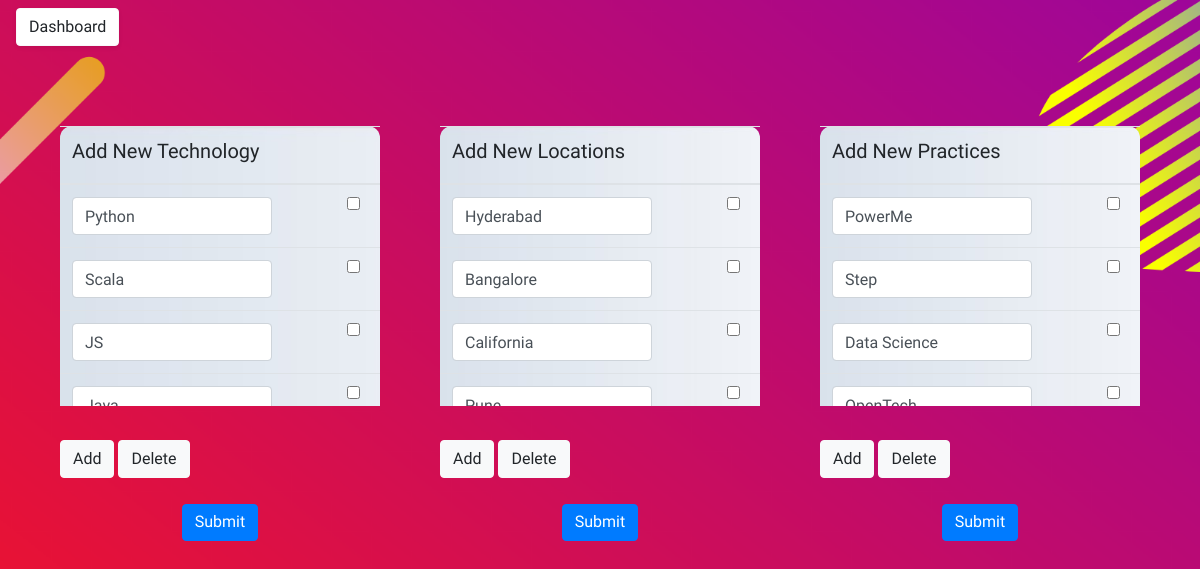
The app's page /add_fields with its own data.
### app/models.py (models this page shows)
class LookupTable(db.Model):
    id = db.Column(db.Integer, primary_key=True, autoincrement=True)
    value = db.Column(db.String(120), index=True)
    field = db.Column(db.String(24), index=True)
    def __repr__(self):
        return '<value : {}><field : {}>'.format(self.value, self.field)

### app/routes.py (the view, shortened to what this page needs)
@app.route('/add_fields', methods=['GET', 'POST'])
def add_fields():
    skills = LookupTable.query.filter_by(field="skill").all()
    loc = LookupTable.query.filter_by(field="location").all()
    pra = LookupTable.query.filter_by(field="practice").all()
    print(skills)
    return render_template('add_fields.html', skills=skills, loc=loc, pra=pra, s=len(skills), l=len(loc), p=len(pra))

### app/templates/add_fields.html (shortened to what this page needs)
{% extends "base.html" %}
{% block content %}
    <div class="container">
        <div class="row">
             <div class="col">
            <form action="" method="post" id="new_tech_form" class="container-fluid">
                <br>
                <div style="height:280px; overflow:auto;" id="tech">
                    <table id="new_tech" class="table table-hover">
                    <thead>
                        <tr>
                          <th><h5>Add New Technology</h5></th>
                          <th></th>
                        </tr>
                    </thead>
                    <tbody>
                    {% for i in range(0,s) %}
                        <tr>
                            <td>
                                <input type="text" class="form-control" name={{"new_tech"+(i+1)|string}} style="width: 200px" value='{{ skills[i].value }}'>
                            </td>
                            <td><input type="checkbox" name="chk"></td>
                        </tr>
                    {% endfor %}
                    </tbody>
                </table>
            </div>
            <br>
            <input style="margin-top: 10px;" type="button" class="btn btn-light" value="Add" onclick="addRow('new_tech')">
            <input style="margin-top: 10px;" type="button" class="btn btn-light" value="Delete" onclick="deleteRow('new_tech')">
            </form>
                 <button style="margin-left:auto;margin-right:auto;display:block;padding-top: 5px;" type="submit" class="btn btn-primary" data-toggle="modal" data-target="#exampleModalTech" name="flag">Submit</button>
             </div>
        <div class="col">
            <form action="" method="post" id="new_loc_form" class="container-fluid">
                <br>
                <div style="height:280px;overflow:auto;">
                    <table id="new_loc" class="table table-hover">
                    <thead id="new_loc_head">
                        <tr>
                          <th><h5>Add New Locations</h5></th>
                          <th></th>
                        </tr>
                    </thead>
                    <tbody>
                    {% for i in range(0,l) %}
                        <tr>
                            <td>
                                <input type="text" class="form-control" name={{"new_tech"+(i+1)|string}} style="width: 200px" value='{{ loc[i].value }}'>
                            </td>
                            <td><input type="checkbox" name="chk"></td>
                        </tr>
                    {% endfor %}
                    </tbody>
                </table>
            </div>
            <br>
            <input style="margin-top: 10px;" type="button" class="btn btn-light" value="Add" onclick="addRow('new_loc')">
            <input style="margin-top: 10px;" type="button" class="btn btn-light" value="Delete" onclick="deleteRow('new_loc')">
            </form>
            <button style="margin-left:auto;margin-right:auto;display:block;padding-top: 5px;" type="submit" class="btn btn-primary"  data-toggle="modal" data-target="#exampleModalLoc" name="flag">Submit</button>
        </div>
        <div class="col">
            <form action="" method="post" id="new_prac_form" class="container-fluid">
                <br>
                <div style="height:280px;overflow:auto;">
                    <table id="new_prac" class="table table-hover">
                    <thead>
                        <tr>
                          <th scope="col"><h5>Add New Practices</h5></th>
                          <th scope="col"></th>
                        </tr>
                    </thead>
                    <tbody>
                    {% for i in range(0,p) %}
                        <tr>
                            <td>
                                <input type="text" class="form-control" name={{"new_tech"+(i+1)|string}} style="width: 200px" value='{{ pra[i].value }}'>
                            </td>
                            <td><input type="checkbox" name="chk"></td>
                        </tr>
                    {% endfor %}
                    </tbody>
                </table>
            </div>
            <br>
            <input style="margin-top: 10px;" type="button" class="btn btn-light" value="Add" onclick="addRow('new_prac')">
            <input style="margin-top: 10px;" type="button" class="btn btn-light" value="Delete" onclick="deleteRow('new_prac')">
            </form>
            <button style="margin-left:auto;margin-right:auto;display:block;padding-top: 5px;" type="submit" class="btn btn-primary"  data-toggle="modal" data-target="#exampleModal" name="flag">Submit</button>
        </div>
        </div>
    </div>
   {% endblock %}

### app/templates/base.html (style rules this page uses)
body { background-size: cover; font-family: 'Cairo', sans-serif; }

### app/templates/add_fields.html (style rules this page uses)
body { background-image: url("static/res/add_emp.png"); }
.container { font-family: 'QuickSand', sans-serif; }
#new_tech_form { border-radius: 12px; width: 100%; height: 90%; }
#new_tech { background-image: url("static/res/bg.jpg"); background-size: cover;background-repeat: no-repeat; border-radius: 12px; width: 100%; height: 90%; }
#new_loc_form { border-radius: 12px; width: 100%; height: 90%; }
#new_loc { background-image: url("static/res/bg.jpg"); background-size: cover;background-repeat: no-repeat; border-radius: 12px; width: 100%; height: 90%; }
#new_prac_form { border-radius: 12px; width: 100%; height: 90%; }
#new_prac { background-image: url("static/res/bg.jpg"); background-size: cover;background-repeat: no-repeat; border-radius: 12px; width: 100%; height: 90%; }

### records on screen
LookupTable: new_tech1 "Python"
LookupTable: value "Scala"
LookupTable: value "JS"
LookupTable: value "Java"
LookupTable: new_tech1 "Hyderabad"
LookupTable: value "Bangalore"
LookupTable: value "California"
LookupTable: value "Pune"
LookupTable: new_tech1 "PowerMe"
LookupTable: value "Step"
LookupTable: value "Data Science"
LookupTable: value "OpenTech"
